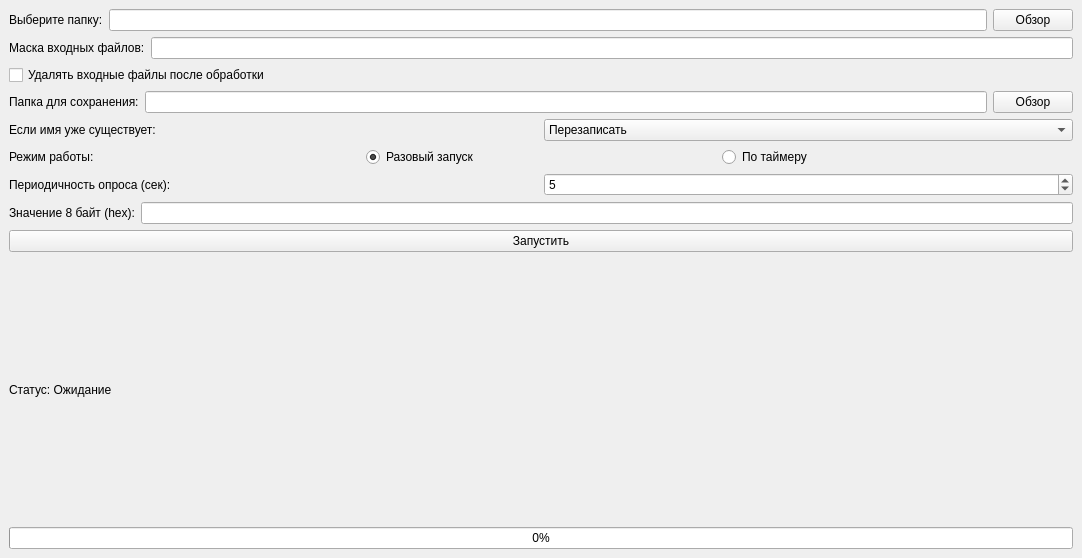
<?xml version="1.0" encoding="UTF-8"?>
<ui version="4.0">
 <class>MainWindow</class>
 <widget class="QMainWindow" name="MainWindow">
  <property name="geometry">
   <rect>
    <x>0</x>
    <y>0</y>
    <width>1082</width>
    <height>558</height>
   </rect>
  </property>
  <property name="windowTitle">
   <string>Файловый модификатор XOR</string>
  </property>
  <widget class="QWidget" name="centralwidget">
   <layout class="QVBoxLayout" name="verticalLayout">
    <item>
     <layout class="QHBoxLayout" name="horizontalLayout">
      <item>
       <widget class="QLabel" name="labelInput">
        <property name="text">
         <string>Выберите папку:</string>
        </property>
       </widget>
      </item>
      <item>
       <widget class="QLineEdit" name="lineEditInputPath"/>
      </item>
      <item>
       <widget class="QPushButton" name="btnBrowseInput">
        <property name="text">
         <string>Обзор</string>
        </property>
       </widget>
      </item>
     </layout>
    </item>
    <item>
     <layout class="QHBoxLayout" name="layoutMask">
      <item>
       <widget class="QLabel" name="labelMask">
        <property name="text">
         <string>Маска входных файлов:</string>
        </property>
       </widget>
      </item>
      <item>
       <widget class="QLineEdit" name="lineEditMask"/>
      </item>
     </layout>
    </item>
    <item>
     <widget class="QCheckBox" name="checkDeleteInput">
      <property name="text">
       <string>Удалять входные файлы после обработки</string>
      </property>
     </widget>
    </item>
    <item>
     <layout class="QHBoxLayout" name="layoutSavePath">
      <item>
       <widget class="QLabel" name="labelSavePath">
        <property name="text">
         <string>Папка для сохранения:</string>
        </property>
       </widget>
      </item>
      <item>
       <widget class="QLineEdit" name="lineEditSavePath"/>
      </item>
      <item>
       <widget class="QPushButton" name="btnBrowseOutput">
        <property name="text">
         <string>Обзор</string>
        </property>
       </widget>
      </item>
     </layout>
    </item>
    <item>
     <layout class="QHBoxLayout" name="layoutNameConflict">
      <item>
       <widget class="QLabel" name="labelNameConflict">
        <property name="text">
         <string>Если имя уже существует:</string>
        </property>
       </widget>
      </item>
      <item>
       <widget class="QComboBox" name="comboNameConflict">
        <item>
         <property name="text">
          <string>Перезаписать</string>
         </property>
        </item>
        <item>
         <property name="text">
          <string>Добавить счётчик</string>
         </property>
        </item>
       </widget>
      </item>
     </layout>
    </item>
    <item>
     <layout class="QHBoxLayout" name="layoutMode">
      <item>
       <widget class="QLabel" name="labelMode">
        <property name="text">
         <string>Режим работы:</string>
        </property>
       </widget>
      </item>
      <item>
       <widget class="QRadioButton" name="radioOnce">
        <property name="text">
         <string>Разовый запуск</string>
        </property>
        <property name="checkable">
         <bool>true</bool>
        </property>
        <property name="checked">
         <bool>true</bool>
        </property>
       </widget>
      </item>
      <item>
       <widget class="QRadioButton" name="radioTimer">
        <property name="text">
         <string>По таймеру</string>
        </property>
        <property name="checked">
         <bool>false</bool>
        </property>
       </widget>
      </item>
     </layout>
    </item>
    <item>
     <layout class="QHBoxLayout" name="layoutInterval">
      <item>
       <widget class="QLabel" name="labelInterval">
        <property name="text">
         <string>Периодичность опроса (сек):</string>
        </property>
       </widget>
      </item>
      <item>
       <widget class="QSpinBox" name="spinInterval">
        <property name="minimum">
         <number>1</number>
        </property>
        <property name="maximum">
         <number>3600</number>
        </property>
        <property name="value">
         <number>5</number>
        </property>
       </widget>
      </item>
     </layout>
    </item>
    <item>
     <layout class="QHBoxLayout" name="layoutXorValue">
      <item>
       <widget class="QLabel" name="labelXorValue">
        <property name="text">
         <string>Значение 8 байт (hex):</string>
        </property>
       </widget>
      </item>
      <item>
       <widget class="QLineEdit" name="lineEditXorValue">
        <property name="maxLength">
         <number>20</number>
        </property>
       </widget>
      </item>
     </layout>
    </item>
    <item>
     <widget class="QPushButton" name="btnStart">
      <property name="text">
       <string>Запустить</string>
      </property>
     </widget>
    </item>
    <item>
     <widget class="QLabel" name="labelStatus">
      <property name="text">
       <string>Статус: Ожидание</string>
      </property>
     </widget>
    </item>
    <item>
     <widget class="QProgressBar" name="progressBar">
      <property name="value">
       <number>0</number>
      </property>
     </widget>
    </item>
   </layout>
  </widget>
 </widget>
 <resources/>
 <connections/>
</ui>
